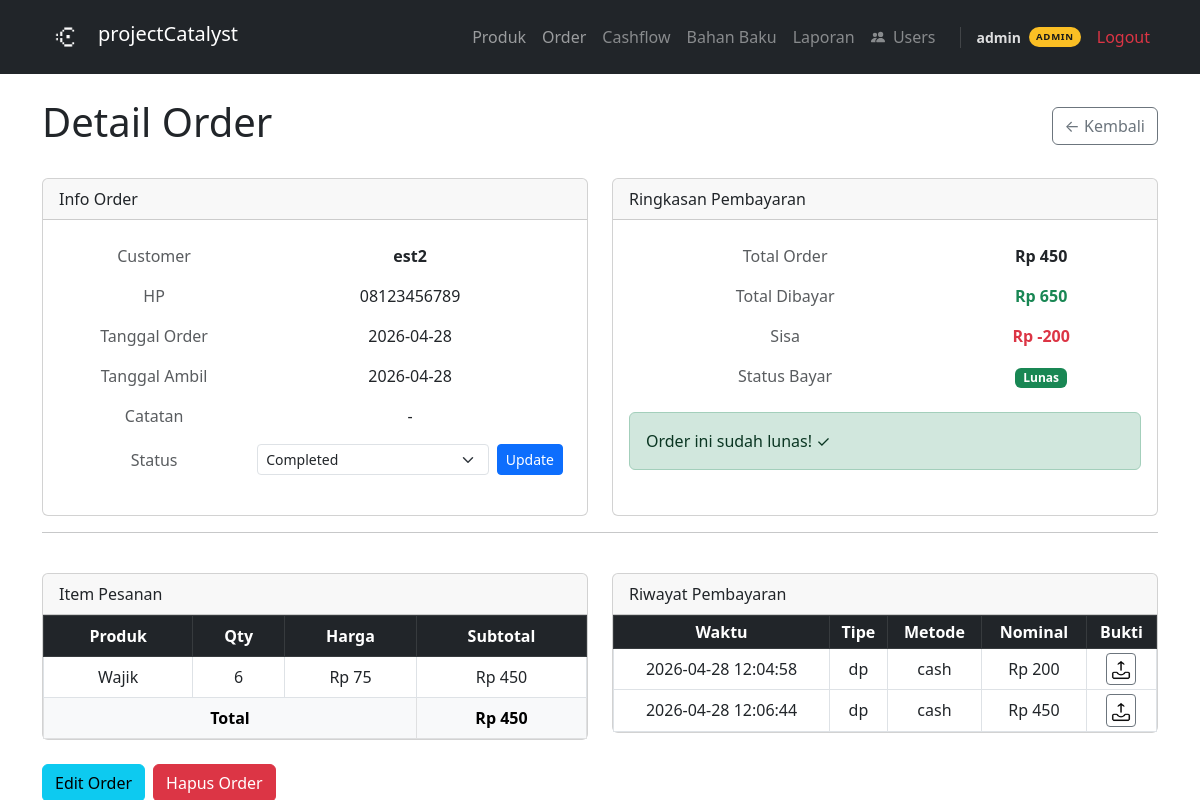
The app's page /orders/2 (signed in) with its own data.
### tables this page shows
CREATE TABLE users (id INTEGER PRIMARY KEY AUTOINCREMENT, username TEXT UNIQUE NOT NULL, password_hash TEXT NOT NULL, created_at TIMESTAMP DEFAULT CURRENT_TIMESTAMP, role TEXT NOT NULL DEFAULT 'user');

CREATE TABLE orders (
    id              INTEGER PRIMARY KEY AUTOINCREMENT,
    customer_name   TEXT NOT NULL,
    customer_phone  TEXT,
    order_date      TEXT NOT NULL,
    pickup_date     TEXT,
    status          TEXT DEFAULT 'pending',
    payment_method  TEXT NOT NULL,
    payment_status  TEXT DEFAULT 'unpaid',
    notes           TEXT,
    created_at      TEXT DEFAULT CURRENT_TIMESTAMP
);

CREATE TABLE order_items (
    id          INTEGER PRIMARY KEY AUTOINCREMENT,
    order_id    INTEGER NOT NULL,
    product_id  INTEGER NOT NULL,
    quantity    INTEGER NOT NULL,
    price       REAL NOT NULL,
    FOREIGN KEY (order_id) REFERENCES orders(id),
    FOREIGN KEY (product_id) REFERENCES products(id)
);

CREATE TABLE products (
    id          INTEGER PRIMARY KEY AUTOINCREMENT,
    name        TEXT NOT NULL,
    price       REAL NOT NULL,
    unit        TEXT NOT NULL,
    is_active   INTEGER DEFAULT 1,
    created_at  TEXT DEFAULT CURRENT_TIMESTAMP
);

CREATE TABLE payments (
    id              INTEGER PRIMARY KEY AUTOINCREMENT,
    order_id        INTEGER NOT NULL,
    amount          REAL NOT NULL,
    payment_method  TEXT NOT NULL,
    payment_type    TEXT NOT NULL,
    paid_at         TEXT DEFAULT CURRENT_TIMESTAMP,
    notes           TEXT, screenshot_path TEXT,
    FOREIGN KEY (order_id) REFERENCES orders(id)
);

### app.py (the view)
@app.route('/orders/<int:order_id>')
@login_required
def order_detail(order_id):
    order, items, payments, total_order, total_paid = get_order_detail(order_id)
    return render_template('order_detail.html',
        order=order,
        items=items,
        payments=payments,
        total_order=total_order,
        total_paid=total_paid,
        sisa=total_order - total_paid
    )

### app.py (called while the page is built)
@login_manager.user_loader
def load_user(user_id):
    row = get_user_by_id(user_id)
    if row:
        return User(row['id'], row['username'], row['password_hash'], row['role'])
    return None

    @property
    def is_admin(self):
        return self.role == 'admin'

### database/db.py (called while the page is built)
def get_connection():
    conn = sqlite3.connect(DB_PATH)
    conn.row_factory = sqlite3.Row
    conn.execute("PRAGMA foreign_keys = ON")
    return conn

def get_user_by_id(user_id):
    conn = get_connection()
    user = conn.execute('SELECT * FROM users WHERE id = ?', (user_id,)).fetchone()
    conn.close()
    return user

### templates/order_detail.html (shortened to what this page needs)
{% extends 'base.html' %}
{% block content %}
<div class="d-flex justify-content-between align-items-center mb-4">
    <h1>Detail Order</h1>
    <a href="/orders" class="btn btn-outline-secondary">← Kembali</a>
</div>
<div class="row g-4">
    <div class="col-12 col-md-6">
        <div class="card h-100">
            <div class="card-header">Info Order</div>
            <div class="card-body">
                <table class="table table-borderless">
                    <tr><td class="text-muted">Customer</td><td><strong>{{ order['customer_name'] }}</strong></td></tr>
                    <tr><td class="text-muted">HP</td><td>{{ order['customer_phone'] or '-' }}</td></tr>
                    <tr><td class="text-muted">Tanggal Order</td><td>{{ order['order_date'] }}</td></tr>
                    <tr><td class="text-muted">Tanggal Ambil</td><td>{{ order['pickup_date'] or '-' }}</td></tr>
                    <tr><td class="text-muted">Catatan</td><td>{{ order['notes'] or '-' }}</td></tr>
                    <tr><td class="text-muted">Status</td>
                        <td>
                            <form action="/orders/status/{{ order['id'] }}" method="POST" class="d-flex gap-2">
                                <select name="status" class="form-select form-select-sm">
                                    <option value="completed" {{ 'selected' if order['status'] == 'completed' }}>Completed</option>
                                </select>
                                <button type="submit" class="btn btn-primary btn-sm">Update</button>
                            </form>
                        </td>
                    </tr>
                </table>
            </div>
        </div>
    </div>
    <div class="col-12 col-md-6">
        <div class="card h-100">
            <div class="card-header">Ringkasan Pembayaran</div>
            <div class="card-body">
                <table class="table table-borderless">
                    <tr><td class="text-muted">Total Order</td><td><strong>Rp {{ "{:,.0f}".format(total_order or 0) }}</strong></td></tr>
                    <tr><td class="text-muted">Total Dibayar</td><td class="text-success"><strong>Rp {{ "{:,.0f}".format(total_paid) }}</strong></td></tr>
                    <tr><td class="text-muted">Sisa</td><td class="text-danger"><strong>Rp {{ "{:,.0f}".format(sisa) }}</strong></td></tr>
                    <tr><td class="text-muted">Status Bayar</td>
                        <td>
                            {% if order['payment_status'] == 'paid' %}
                            <span class="badge bg-success">Lunas</span>
                            {% elif order['payment_status'] == 'dp' %}
                            <span class="badge bg-warning text-dark">DP</span>
                            {% else %}
                            <span class="badge bg-danger">Belum Bayar</span>
                            {% endif %}
                        </td>
                    </tr>
                </table>
                {% if sisa > 0 %}
                <hr>
                <h6>Catat Pembayaran</h6>
                <form action="/orders/payment/{{ order['id'] }}" method="POST" enctype="multipart/form-data">
                    <div class="row g-2">
                        <div class="col-12">
                            <input type="number" name="amount" class="form-control form-control-sm"
                                   placeholder="Nominal" value="{{ sisa }}" required>
                        </div>
                        <div class="col-6">
                            <select name="payment_method" class="form-select form-select-sm">
                                <option value="cash">Cash</option>
                                <option value="transfer">Transfer</option>
                            </select>
                        </div>
                        <div class="col-6">
                            <select name="payment_type" class="form-select form-select-sm">
                                <option value="dp">DP</option>
                                <option value="full">Full Payment</option>
                                <option value="pelunasan">Pelunasan</option>
                            </select>
                        </div>
                        <div class="col-12">
                            <input type="text" name="notes" class="form-control form-control-sm" placeholder="Catatan">
                        </div>
                        <div class="col-12">
                            <label class="form-label form-label-sm small text-muted">Bukti Transfer (opsional)</label>
                            <input type="file" name="screenshot" class="form-control form-control-sm" accept="image/*">
                        </div>
                        <div class="col-12">
                            <button type="submit" class="btn btn-success btn-sm w-100">Catat Pembayaran</button>
                        </div>
                    </div>
                </form>
                {% else %}
                <div class="alert alert-success mt-2 mb-0">Order ini sudah lunas! ✓</div>
                {% endif %}
            </div>
        </div>
    </div>
</div>
<hr>
<div class="row g-4 mt-1">
    <div class="col-12 col-md-6">
        <div class="card">
            <div class="card-header">Item Pesanan</div>
            <div class="card-body p-0">
                <table class="table table-bordered mb-0">
                    <thead class="table-dark">
                        <tr>
                            <th>Produk</th>
                            <th>Qty</th>
                            <th>Harga</th>
                            <th>Subtotal</th>
                        </tr>
                    </thead>
                    <tbody>
                        {% for item in items %}
                        <tr>
                            <td>{{ item['product_name'] }}</td>
                            <td>{{ item['quantity'] }}</td>
                            <td>Rp {{ "{:,.0f}".format(item['price']) }}</td>
                            <td>Rp {{ "{:,.0f}".format(item['quantity'] * item['price']) }}</td>
                        </tr>
                        {% endfor %}
                    </tbody>
                    <tfoot class="table-light">
                        <tr>
                            <td colspan="3"><strong>Total</strong></td>
                            <td><strong>Rp {{ "{:,.0f}".format(total_order or 0) }}</strong></td>
                        </tr>
                    </tfoot>
                </table>
            </div>
        </div>
    </div>
    <div class="col-12 col-md-6">
        <div class="card">
            <div class="card-header">Riwayat Pembayaran</div>
            <div class="card-body p-0">
                {% if payments %}
                <table class="table table-bordered mb-0 table-sm">
                    <thead class="table-dark">
                        <tr>
                            <th>Waktu</th>
                            <th>Tipe</th>
                            <th>Metode</th>
                            <th>Nominal</th>
                            <th>Bukti</th>
                        </tr>
                    </thead>
                    <tbody>
                        {% for payment in payments %}
                        <tr>
                            <td>{{ payment['paid_at'] }}</td>
                            <td>{{ payment['payment_type'] }}</td>
                            <td>{{ payment['payment_method'] }}</td>
                            <td>Rp {{ "{:,.0f}".format(payment['amount']) }}</td>
                            <td>
                                {% if payment['screenshot_path'] %}
                                <a href="/static/{{ payment['screenshot_path'] }}" target="_blank">
                                    <img src="/static/{{ payment['screenshot_path'] }}" height="48" style="border-radius:4px; object-fit:cover;">
                                </a>
                                {% else %}
                                <form action="/payments/upload/{{ payment['id'] }}" method="POST" enctype="multipart/form-data">
                                    <label for="file-{{ payment['id'] }}" class="btn btn-outline-secondary btn-sm mb-0 p-1" style="cursor:pointer">
                                        <img src="/static/upload.png" height="20">
                                    </label>
                                </form>
                                {% endif %}
                            </td>
                        </tr>
                        {% endfor %}
                    </tbody>
                </table>
                {% else %}
                <p class="text-muted p-3 mb-0">Belum ada pembayaran.</p>
                {% endif %}
            </div>
        </div>
    </div>
</div>
<div class="mt-4 d-flex gap-2">
    <a href="/orders/edit/{{ order['id'] }}" class="btn btn-info">Edit Order</a>
    {% if current_user.is_admin %}
    <form action="/orders/delete/{{ order['id'] }}" method="POST"
          onsubmit="return confirm('Hapus order ini?')">
        <button type="submit" class="btn btn-danger">Hapus Order</button>
    </form>
    {% endif %}
</div>
{% endblock %}

### templates/base.html (shortened to what this page needs)
<!DOCTYPE html>
<html lang="id">
<head>
    <link href="https://cdnjs.cloudflare.com/ajax/libs/bootstrap/5.3.0/css/bootstrap.min.css" rel="stylesheet">
</head>
<body>
<nav class="navbar navbar-expand-lg navbar-dark bg-dark">
    <div class="container">
        <a class="navbar-brand d-flex align-items-center gap-2" href="/">
            <img src="/static/logo.png" height="48" width="48" style="vertical-align: middle">
            <span style="margin-bottom: 6px">projectCatalyst</span>
        </a>
        <div class="collapse navbar-collapse" id="navmenu">
            <ul class="navbar-nav ms-auto align-items-lg-center">
                <li class="nav-item"><a class="nav-link" href="/products">Produk</a></li>
                <li class="nav-item"><a class="nav-link" href="/orders">Order</a></li>
                {% if current_user.is_authenticated and current_user.is_admin %}
                <li class="nav-item admin-only"><a class="nav-link" href="/cashflow">Cashflow</a></li>
                <li class="nav-item admin-only"><a class="nav-link" href="/ingredients">Bahan Baku</a></li>
                <li class="nav-item admin-only"><a class="nav-link" href="/reports">Laporan</a></li>
                <li class="nav-item admin-only">
                    <a class="nav-link" href="/admin/users">
                        Users
                    </a>
                </li>
                {% endif %}
                {% if current_user.is_authenticated %}
                <li class="nav-item ms-lg-3 d-flex align-items-center gap-2" style="border-left: 1px solid rgba(255,255,255,0.15); padding-left: 1rem;">
                    <span class="text-white small fw-semibold" style="opacity:.85">{{ current_user.username }}</span>
                    <span class="role-badge {{ current_user.role }}">{{ current_user.role }}</span>
                </li>
                {% endif %}
                <li class="nav-item ms-lg-2">
                    <a class="nav-link text-danger" href="{{ url_for('logout') }}">Logout</a>
                </li>
            </ul>
        </div>
    </div>
</nav>
<div class="container mt-4">
    {% block content %}{% endblock %}
</div>
</body>
</html>

### templates/base.html (style rules this page uses)
.btn { transition: all 0.2s ease; }
.card { transition: all 0.2s ease; cursor: pointer; }
.nav-link { transition: all 0.2s ease; position: relative; }
.nav-link::after { content: ''; position: absolute; bottom: 0; left: 0; width: 0; height: 2px; background: #fff; transition: width 0.3s ease; }
.table tbody tr:nth-child(even) { background-color: #eef2ff; }
.table td { text-align: center; vertical-align: middle; }
.table th { text-align: center; vertical-align: middle; }
.role-badge { font-size: 0.6rem; font-weight: 800; letter-spacing: 0.07em; padding: 2px 7px; border-radius: 999px; text-transform: uppercase; line-height: 1.6; display: inline-block; }
.role-badge.admin { background: #fbbf24; color: #1a1a1a; }
.nav-item.admin-only { opacity: 0.85; }

### records on screen
users: username "admin", role "ADMIN"
orders: customer_name "est2", customer_phone "08123456789", order_date "2026-04-28", pickup_date "2026-04-28", notes "-"
order_items: product_name "Wajik", quantity "6", price "75", item['quantity']*item['price'] "450"
payments: paid_at "2026-04-28 12:04:58", payment_type "dp", payment_method "cash", amount "200"
payments: paid_at "2026-04-28 12:06:44", payment_type "dp", payment_method "cash", amount "450"

### other values on screen
{{ "{:,.0f}".format(total_order or 0) }} "450"
{{ "{:,.0f}".format(total_paid) }} "650"
{{ "{:,.0f}".format(sisa) }} "-200"
